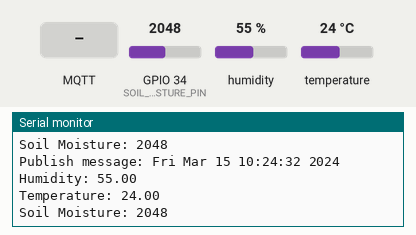
Recording of a program running on a simulated ESP32. On the bench: the last lines printed to the serial monitor. The test bench sets the inputs (shaded band); at power-on: humidity 55 %, GPIO 34 (SOIL_MOISTURE_PIN) = 2048, temperature 24 °C. WiFi joins after 1.5 s; servers stay silent unless stated; the local clock reads 2024-03-15 10:24:30 at power-on unless the program sets it; no MQTT or app messages arrive unless stated.

Above: at 2.7 s.
2.8 s: MQTT message "1" arrives on the first subscribed topic
5.0 s: MQTT message "on" arrives on the first subscribed topic
7.1 s: MQTT message "off" arrives on the first subscribed topic
9.1 s: humidity set to 22 %
At 10.4 s:
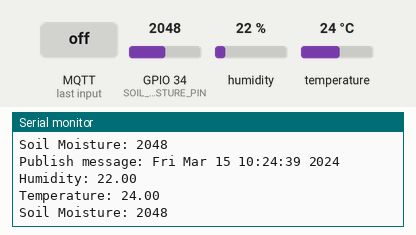
10.6 s: GPIO 34 (SOIL_MOISTURE_PIN) set to 2866
At 11.5 s:
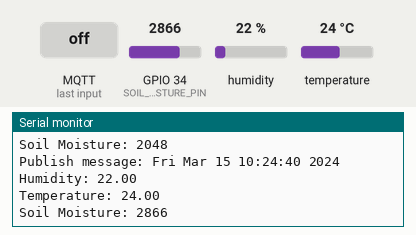
12.1 s: temperature set to 12 °C
At 14.4 s:
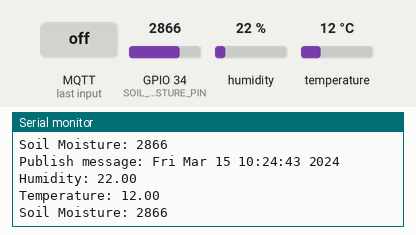
Timing chart, 0 to 14.6 s (numbered marks = the images above; inputs shaded):
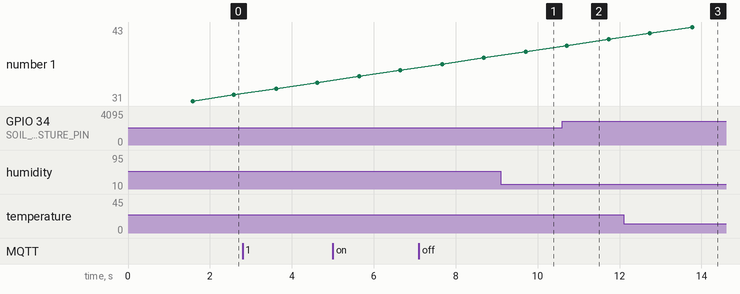

Measured:
- after the input at 9.1 s, the serial monitor: prints a new line after 0.61 s (image 1)
- after the input at 10.6 s, the serial monitor: prints a new line after 0.11 s (image 2)
- after the input at 12.1 s, the serial monitor: prints a new line after 1.7 s (image 3)

The program:

main.cpp
```cpp
// main.cpp
#include <Arduino.h>
#include <WiFiManager.h>
#include "aws_iot.h"
#include "sensor.h"
#include "secrets.h"
#include "config.h"

/**
 * The function `connectWifi` attempts to connect to WiFi using WiFiManager and restarts the ESP if
 * connection fails.
 * if connection fails. Connect to ESP32_XXXXX network and configure WiFi.
 */
void connectWifi() {
    WiFiManager wm;
    Serial.print("Connecting to Wifi ");
    if (!wm.autoConnect()) {
        Serial.println("Failed to connect, restarting...");
        delay(3000);
        ESP.restart();
    }
    Serial.println("Connected.");
}

void setup() {
    Serial.begin(115200);
    connectWifi();
    connectAWS();
    initSensor();
    NTPConnect();
}

void loop() {

    // Client loop for AWS IoT
    clientLoop();

    // Read sensor data and publish to AWS IoT
    publishMessage(readSensorData_DHT_H(), readSensorData_DHT_T(), readSensorData_SoilMoisture());
    delay(1000);
}
```

aws_iot.h
```cpp
#pragma once

#include <WiFiClientSecure.h>
#include <PubSubClient.h>

// Function declarations for AWS IoT
void connectAWS();
void NTPConnect();

void clientLoop();
void messageHandler(char *topic, byte *payload, unsigned int length);
void publishMessage(float h, float t, int soilMoisture);
```

secrets.h
```cpp
#include <pgmspace.h>

#define SECRET
#define THINGNAME "ESP32_DHT11"                         //change this

const char WIFI_SSID[] = "";               //change this
const char WIFI_PASSWORD[] = "";           //change this
const char AWS_IOT_ENDPOINT[] = "";       //change this

// Amazon Root CA 1
static const char AWS_CERT_CA[] PROGMEM = R"EOF(
-----BEGIN CERTIFICATE-----

-----END CERTIFICATE-----
)EOF";

// Device Certificate                                               //change this
static const char AWS_CERT_CRT[] PROGMEM = R"KEY(
-----BEGIN CERTIFICATE-----

-----END CERTIFICATE-----


)KEY";

// Device Private Key                                               //change this
static const char AWS_CERT_PRIVATE[] PROGMEM = R"KEY(
-----BEGIN RSA PRIVATE KEY-----

-----END RSA PRIVATE KEY-----


)KEY";
```

sensor.h
```cpp
#pragma once

#include <DHT.h>

// Variables for sensor data
extern float h;
extern float t;

// Function declarations for sensor initialization
void initSensor();

// Function declarations for sensor operations
float readSensorData_DHT_T();
float readSensorData_DHT_H();

// Function declarations for Soil Moisture Sensor
int readSensorData_SoilMoisture();
```

aws_iot.cpp
```cpp
// aws_iot.cpp
#include "aws_iot.h"
#include "secrets.h"
#include "config.h"
#include <ArduinoJson.h>
#include <time.h>
#include <Arduino.h>

WiFiClientSecure net;
PubSubClient client(net);
time_t now;
struct tm timeinfo;

/**
 * The function `messageHandler` prints the received message topic and payload to the Serial monitor in
 * C++.
 *
 * @param topic The `topic` parameter in the `messageHandler` function is a pointer to a character
 * array (string) that represents the topic of the message received. It is used to identify the
 * specific topic to which the message belongs.
 * @param payload The `payload` parameter in the `messageHandler` function is a pointer to a byte
 * array, which represents the data of the message that was received. It is of type `byte *` and is
 * used to access the content of the message.
 * @param length The `length` parameter in the `messageHandler` function represents the length of the
 * `payload` array, which is the number of bytes in the message payload that has been received. It
 * indicates the size of the data that needs to be processed or displayed.
 */
void messageHandler(char *topic, byte *payload, unsigned int length) {
    Serial.print("Message arrived [");
    Serial.print(topic);
    Serial.print("] ");
    Serial.write(payload, length);
    Serial.println();

    Serial.print("Raw message: ");
    Serial.write(payload, length);
    Serial.println();
}

/**
 * The function `connectAWS` establishes a connection to AWS IoT using MQTT protocol with necessary
 * certificates and subscribes to a specific topic.
 * CONSTANTS:
 * - AWS_CERT_CA: Amazon Root CA 1
 * - AWS_CERT_CRT: Device Certificate
 * - AWS_CERT_PRIVATE: Device Private Key
 * - AWS_IOT_ENDPOINT: AWS IoT endpoint
 * - AWS_IOT_SUBSCRIBE_TOPIC: Topic to subscribe to
 * - THINGNAME: Name of the IoT device
 */
void connectAWS() {
    net.setCACert(AWS_CERT_CA);
    net.setCertificate(AWS_CERT_CRT);
    net.setPrivateKey(AWS_CERT_PRIVATE);

    client.setServer(AWS_IOT_ENDPOINT, 8883);
    client.setCallback(messageHandler);

    Serial.println("Connecting to AWS IoT");

    while (!client.connected()) {
        Serial.print("Attempting MQTT connection...");
        if (client.connect(THINGNAME)) {
            Serial.println("connected");
            if (client.subscribe(AWS_IOT_SUBSCRIBE_TOPIC)) {
                Serial.println("Subscription successful");
            } else {
                Serial.println("Subscription failed");
            }
        } else {
            Serial.print("failed, rc=");
            Serial.print(client.state());
            Serial.println(" try again in 5 seconds");
            delay(5000);
        }
    }
}

/**
 * The function `NTPConnect` sets the time using SNTP and prints the current local time after syncing
 * with an NTP server.
 */
void NTPConnect(void) {
    Serial.print("Setting time using SNTP");
    configTime(TIME_ZONE * 3600, 0, "pool.ntp.org", "time.nist.gov");

    now = time(nullptr);
    int retry = 0;
    const int maxRetries = 10;

    while (now < 24 * 3600 && retry < maxRetries) {
        delay(500);
        Serial.print(".");
        now = time(nullptr);
        retry++;
    }

    if (retry < maxRetries) {
        Serial.println("done!");
        localtime_r(&now, &timeinfo);
        Serial.print("Current local time: ");
        Serial.print(asctime(&timeinfo));
    } else {
        Serial.println("Failed to sync time with NTP server.");
    }
}


/**
 * The function `clientLoop` calls the `loop` function of the `client` object.
 */
void clientLoop() {
    client.loop();
}

/**
 * The function `publishMessage` creates a JSON document with humidity, temperature, soil moisture, and
 * timestamp data, then publishes it to an AWS IoT topic.
 *
 * @param h The parameter `h` in the `publishMessage` function represents the humidity value that you
 * want to publish in the message. It is a floating-point number (float) indicating the humidity level.
 * @param t The parameter `t` in the `publishMessage` function represents the temperature value that
 * will be included in the JSON message to be published.
 * @param soilMoisture Soil moisture is a measure of the amount of water present in the soil. It is
 * typically expressed as a percentage representing the ratio of the volume of water in the soil to the
 * total volume of the soil. In the context of your code snippet, the `soilMoisture` parameter is
 */
void publishMessage(float h, float t, int soilMoisture) {
    // Update time before publishing
    now = time(nullptr);
    gmtime_r(&now, &timeinfo);

    // Create JSON document
    JsonDocument doc;
    doc["humidity"] = h;
    doc["temperature"] = t;
    doc["soilMoisture"] = soilMoisture;
    doc["timestamp"] = asctime(&timeinfo);

    // Debugging: Print data to serial
    Serial.print("Publish message: ");
    Serial.println(asctime(&timeinfo));

    Serial.print("Humidity: ");
    Serial.println(h);

    Serial.print("Temperature: ");
    Serial.println(t);

    Serial.print("Soil Moisture: ");
    Serial.println(soilMoisture);

    char jsonBuffer[512];
    serializeJson(doc, jsonBuffer);

    client.publish(AWS_IOT_PUBLISH_TOPIC, jsonBuffer);
}
```

sensor.cpp
```cpp
// sensor.cpp
#include "sensor.h"
#include "config.h"
#include <Arduino.h>

DHT dht(DHTPIN, DHTTYPE);
float h;
float t;

/**
 * The function `initSensor()` initializes a sensor for measuring temperature and humidity.
 */
void initSensor() {
    dht.begin();
}

/**
 * The function `readSensorData_DHT_T` reads temperature data from a DHT sensor and returns the
 * temperature value.
 *
 * @return The function `readSensorData_DHT_T` is returning the temperature read from the DHT sensor.
 */
float readSensorData_DHT_T() {
    if (isnan(t)) {
        Serial.println("Failed to read from DHT sensor!");
    }
    return dht.readTemperature();
}

/**
 * The function reads humidity sensor data from a DHT sensor and prints an error message if the data is
 * invalid.
 *
 * @return The function `readSensorData_DHT_H()` is returning the humidity value read from the DHT
 * sensor using the `dht.readHumidity()` function.
 */
float readSensorData_DHT_H() {
    if (isnan(h)) {
        Serial.println("Failed to read from DHT sensor!");
    }
    return dht.readHumidity();
}

/**
 * The function `readSensorData_SoilMoisture` reads the soil moisture data from a sensor connected to a
 * specific pin.
 *
 * @return The function `readSensorData_SoilMoisture()` is returning the analog reading from the pin
 * specified by `SOIL_MOISTURE_PIN`.
 */
int readSensorData_SoilMoisture() {
    return analogRead(SOIL_MOISTURE_PIN);
}
```

config.h
```cpp
#pragma once

#define DHTPIN 14             // Digital pin connected to the DHT sensor
#define DHTTYPE DHT11         // DHT 11
#define SOIL_MOISTURE_PIN 34  // GPIO 34 (Analog pin)
#define AWS_IOT_PUBLISH_TOPIC "Iot-PLant-Monitoring-System/pub"
#define AWS_IOT_SUBSCRIBE_TOPIC "Iot-PLant-Monitoring-System/sub"
#define TIME_ZONE 5          // Adjust this according to your timezone
```
